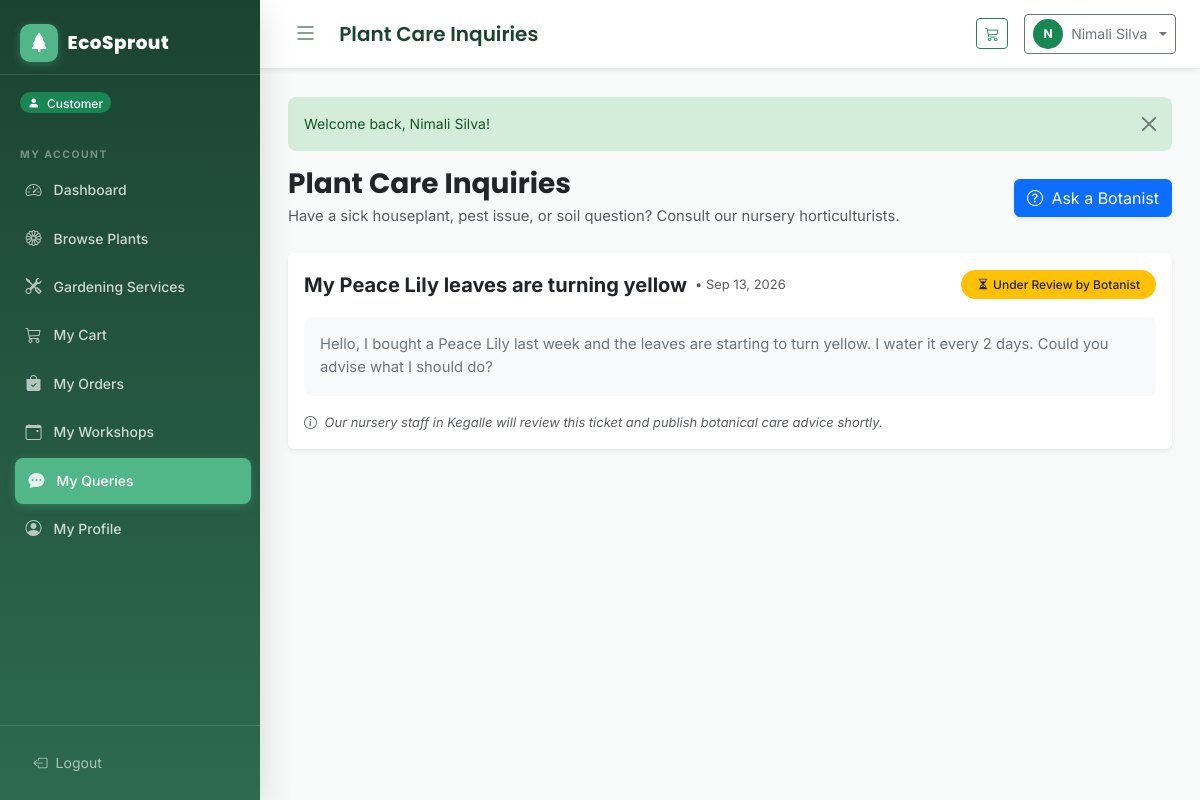
Page /customer/my-queries.php (signed in) on the committed database.
### tables this page shows
CREATE TABLE IF NOT EXISTS queries (
    id          INT UNSIGNED AUTO_INCREMENT PRIMARY KEY,
    customer_id INT UNSIGNED NOT NULL,
    subject     VARCHAR(250) NOT NULL,
    message     TEXT         NOT NULL,
    status      ENUM('open','answered','closed') NOT NULL DEFAULT 'open',
    response    TEXT         NULL COMMENT 'Staff/Admin reply',
    responded_by INT UNSIGNED NULL COMMENT 'FK to users.id of the staff member who replied',
    created_at  TIMESTAMP NOT NULL DEFAULT CURRENT_TIMESTAMP,
    updated_at  TIMESTAMP NOT NULL DEFAULT CURRENT_TIMESTAMP ON UPDATE CURRENT_TIMESTAMP,
    FOREIGN KEY (customer_id)  REFERENCES users(id) ON DELETE CASCADE,
    FOREIGN KEY (responded_by) REFERENCES users(id) ON DELETE SET NULL,
    INDEX idx_customer_id (customer_id),
    INDEX idx_status      (status)
);

### includes/auth.php (called while the page is built, shortened)
<?php
function getBaseUrl(): string
{
    $protocol = (!empty($_SERVER['HTTPS']) && $_SERVER['HTTPS'] !== 'off') ? 'https' : 'http';
    $host     = $_SERVER['HTTP_HOST'] ?? 'localhost';
    $scriptName = str_replace('\\', '/', $_SERVER['SCRIPT_NAME'] ?? '');
    if (preg_match('#^(.*?)/(?:admin|staff|customer|actions|includes|assets|database)(?:/|$)#i', $scriptName, $matches)) {
        $subFolder = $matches[1];
    } else {
        $subFolder = dirname($scriptName);
    }
    $subFolder = str_replace('\\', '/', $subFolder);
    return rtrim($protocol . '://' . $host . $subFolder, '/');
}

### customer/my-queries.php (the view, shortened to what this page needs)
<?php
require_once __DIR__ . '/../includes/auth.php';
require_once __DIR__ . '/../includes/functions.php';
$pdo    = getPDO();
$base   = getBaseUrl();
$userId = getCurrentUserId();
$stmt = $pdo->prepare("
    SELECT q.*, s.full_name AS responder_name
    FROM queries q
    LEFT JOIN users s ON q.responded_by = s.id
    WHERE q.customer_id = ?
    ORDER BY q.created_at DESC
");
$stmt->execute([$userId]);
$myQueries = $stmt->fetchAll();
$pageHeading = 'Plant Care Inquiries';
?>
<!DOCTYPE html>
<html lang="en">
<head>
    <link rel="stylesheet" href="https://cdn.jsdelivr.net/npm/bootstrap@5.3.3/dist/css/bootstrap.min.css">
    <link rel="stylesheet" href="https://cdn.jsdelivr.net/npm/bootstrap-icons@1.11.3/font/bootstrap-icons.min.css">
    <link rel="stylesheet" href="<?= $base ?>/assets/css/style.css">
</head>
<body>
<div class="app-wrapper">
    <?php require_once __DIR__ . '/../components/sidebar.php'; ?>
    <div class="main-content">
        <?php require_once __DIR__ . '/../components/navbar.php'; ?>
        <div class="content-area">
            <?= renderFlash() ?>
            <div class="d-flex flex-column flex-md-row justify-content-between align-items-md-center gap-3 mb-4">
                <div>
                    <h2 class="h3 mb-1 text-dark fw-bold"><?= htmlspecialchars($pageHeading) ?></h2>
                    <p class="text-muted mb-0">Have a sick houseplant, pest issue, or soil question? Consult our nursery horticulturists.</p>
                </div>
                <div>
                    <button class="btn btn-primary shadow-sm" data-bs-toggle="modal" data-bs-target="#newQueryModal">
                        <i class="bi bi-question-circle me-1"></i> Ask a Botanist
                    </button>
                </div>
            </div>
            <?php if (empty($myQueries)): ?>
                <div class="card border-0 shadow-sm text-center py-5">
                    <div class="card-body">
                        <i class="bi bi-chat-heart display-4 text-muted mb-3 d-block"></i>
                        <h5>No Queries Submitted Yet</h5>
                        <p class="text-muted">Need advice on repotting, yellowing leaves, or fertilizer? Ask our expert nursery team.</p>
                        <button class="btn btn-primary" data-bs-toggle="modal" data-bs-target="#newQueryModal">
                            <i class="bi bi-chat-dots me-1"></i> Submit Plant Care Question
                        </button>
                    </div>
                </div>
            <?php else: ?>
                <div class="row g-4">
                    <?php foreach ($myQueries as $q): ?>
                        <div class="col-12">
                            <div class="card border-0 shadow-sm">
                                <div class="card-header bg-white py-3 border-0 d-flex justify-content-between align-items-center">
                                    <div class="d-flex align-items-center gap-2">
                                        <span class="fw-bold text-dark fs-5"><?= htmlspecialchars($q['subject']) ?></span>
                                        <span class="text-muted small">&bull; <?= date('M d, Y', strtotime($q['created_at'])) ?></span>
                                    </div>
                                    <div>
                                        <?php if ($q['status'] === 'answered'): ?>
                                            <span class="badge bg-success rounded-pill px-3 py-2"><i class="bi bi-check-circle me-1"></i>Answered</span>
                                        <?php elseif ($q['status'] === 'open'): ?>
                                            <span class="badge bg-warning text-dark rounded-pill px-3 py-2"><i class="bi bi-hourglass-split me-1"></i>Under Review by Botanist</span>
                                        <?php else: ?>
                                            <span class="badge bg-secondary rounded-pill px-3 py-2">Closed</span>
                                        <?php endif; ?>
                                    </div>
                                </div>
                                <div class="card-body pt-0">
                                    <div class="p-3 bg-light rounded-3 mb-3 text-secondary" style="white-space: pre-wrap;"><?= htmlspecialchars($q['message']) ?></div>
                                    <?php if (!empty($q['response'])): ?>
                                        <div class="p-3 rounded-3 border-start border-4 border-success bg-success-subtle">
                                            <div class="d-flex justify-content-between align-items-center mb-2">
                                                <div class="fw-bold text-success-emphasis">
                                                    <i class="bi bi-patch-check-fill me-1"></i>
                                                    Botanical Response <?= $q['responder_name'] ? 'from ' . htmlspecialchars($q['responder_name']) : 'from EcoSprout Horticulturist' ?>
                                                </div>
                                            </div>
                                            <div class="text-dark small lh-lg" style="white-space: pre-wrap;"><?= htmlspecialchars($q['response']) ?></div>
                                        </div>
                                    <?php else: ?>
                                        <div class="small text-muted fst-italic">
                                            <i class="bi bi-info-circle me-1"></i> Our nursery staff in Kegalle will review this ticket and publish botanical care advice shortly.
                                        </div>
                                    <?php endif; ?>
                                </div>
                            </div>
                        </div>
                    <?php endforeach; ?>
                </div>
            <?php endif; ?>
        </div>
    </div>
</div>
</body>
</html>

### assets/css/style.css (style rules this page uses)
:root { --eco-primary: #2d6a4f; --eco-primary-dark: #1b4332; --eco-primary-light: #40916c; --eco-accent: #52b788; --eco-accent-light: #95d5b2; --eco-mint: #d8f3dc; --eco-earth: #a98467; --eco-sand: #f4e8c1; --eco-bark: #6b4226; --eco-gray-50: #f8faf9; --eco-gray-100: #f0f4f2; --eco-gray-200: #e2ebe6; --eco-gray-400: #9dbaab; --eco-gray-600: #5a7a6a; --eco-gray-800: #2c3e35; --sidebar-width: 260px; --navbar-height: 64px; --border-radius: 12px; --border-radius-sm: 8px; --shadow-sm: 0 1px 4px rgba(0,0,0,0.08); --shadow-md: 0 4px 16px rgba(0,0,0,0.10); --shadow-lg: 0 8px 32px rgba(0,0,0,0.14); --transition: all 0.25s cubic-bezier(.4,0,.2,1); }
*, *::before, *::after { box-sizing: border-box; }
html { scroll-behavior: smooth; }
body { font-family: 'Inter', system-ui, sans-serif; background-color: var(--eco-gray-50); color: var(--eco-gray-800); font-size: 0.925rem; line-height: 1.6; min-height: 100vh; }
h1, h2, h3, h4, h5, h6 { font-family: 'Poppins', 'Inter', sans-serif; font-weight: 700; color: var(--eco-primary-dark); }
.app-wrapper { display: flex; width: 100%; min-height: 100vh; overflow-x: hidden; position: relative; }
.main-content { margin-left: 260px !important; width: calc(100% - 260px) !important; max-width: calc(100% - 260px) !important; min-width: 0; flex: 1 1 auto; display: flex; flex-direction: column; min-height: 100vh; transition: margin-left 0.3s cubic-bezier(.4,0,.2,1), width 0.3s cubic-bezier(.4,0,.2,1), max-width 0.3s cubic-bezier(.4,0,.2,1); overflow-x: hidden; box-sizing: border-box; }
.content-area, .page-content { padding: 1.75rem; flex: 1 0 auto; width: 100%; max-width: 100%; min-width: 0; }
.badge { font-weight: 500; font-size: 0.75rem; padding: 0.35em 0.65em; }

### rows in the picture
queries: subject "My Peace Lily leaves are turning yellow", created_at "Sep 13, 2026", status "open" (drawn), message "Hello, I bought a Peace Lily last week and the leaves are starting to turn yellow. I water it every 2 days. Could you advise what I should do?", shows "Our nursery staff in Kegalle will review this ticket and publish botanical care advice shortly."

### other values in the picture
$role "Customer"
$pageHeading "Plant Care Inquiries"
substr($userName, 0, 1) "N"
$userName "Nimali Silva"
$msg "Welcome back, Nimali Silva!"
